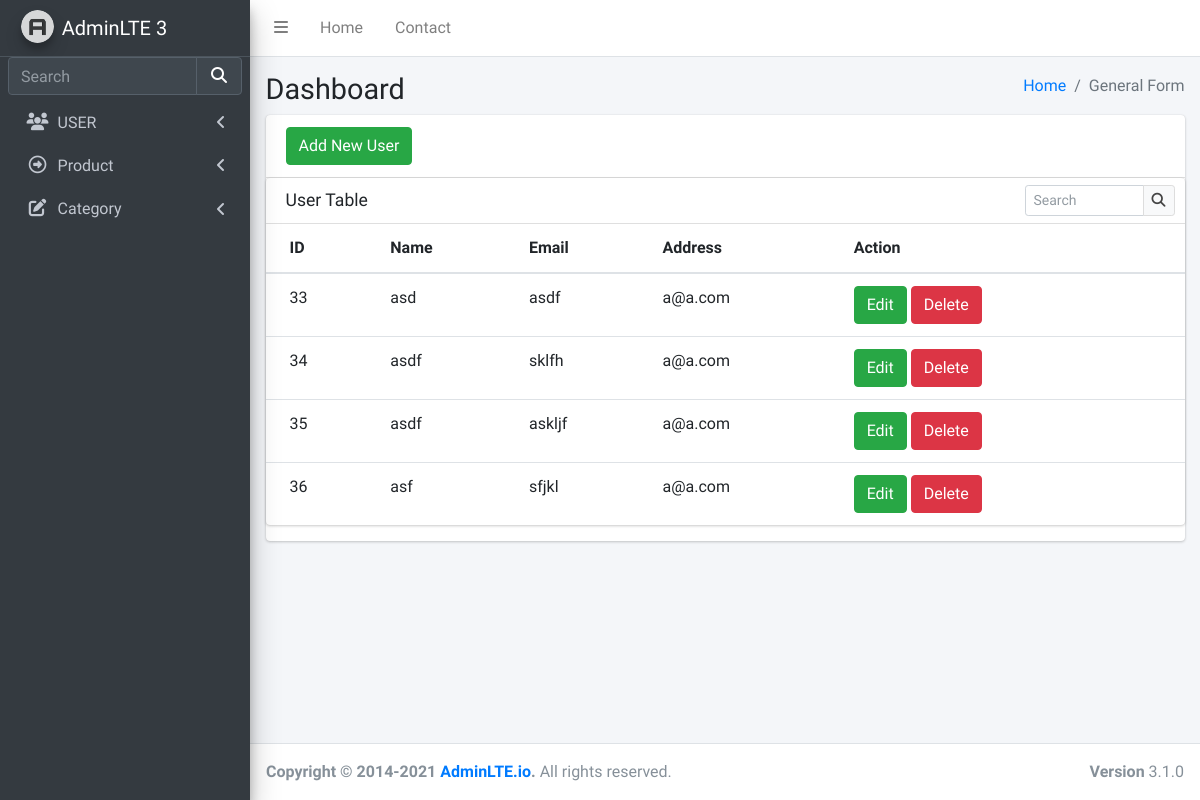
The app's page /user/userread/ with its own data.
### user/models.py (models this page shows)
class User(models.Model):
    name = models.CharField(
        max_length=40, error_messages={"required": "This is the required field"}
    )
    email = models.EmailField()
    password = models.CharField(max_length=40)
    address = models.CharField(max_length=40)
    image = models.ImageField(upload_to="pics/")

### user/views.py (the view)
# urls.py: path("userread/", views.viewUser, name="userread"),
def viewUser(request):
    data = User.objects.all()
    return render(request, "userread.html", {"datas": data})

### templates/userread.html (shortened to what this page needs)
{%extends "base.html" %} {% load static %}
{% block csspart %}
<link rel="stylesheet" href="{% static 'plugins/fontawesome-free/css/all.min.css' %}">
<link rel="stylesheet" href="{% static 'plugins/datatables-bs4/css/dataTables.bootstrap4.min.css' %}">
<link rel="stylesheet" href="{% static 'plugins/datatables-responsive/css/responsive.bootstrap4.min.css' %}">
<link rel="stylesheet" href="{% static 'dist/css/adminlte.min.css' %}">
</head>
{% endblock csspart %}
{%block bodycontent%}
<body class="hold-transition sidebar-mini">
  <div class="wrapper">
    <div class="content-wrapper">
      <section class="content-header">
        <div class="container-fluid">
          <div class="row mb-2">
            <div class="col-sm-6">
              <h1> Dashboard</h1>
            </div>
            <div class="col-sm-6">
              <ol class="breadcrumb float-sm-right">
                <li class="breadcrumb-item"><a href="#">Home</a></li>
                <li class="breadcrumb-item active">General Form</li>
              </ol>
            </div>
          </div>
        </div>
        <section class="content">
          <div class="container-fluid">
            <div class="row">
              <div class="col-12">
                <div class="card">
                  <div class="card-header">
                    <a class="btn btn-success" href="{% url 'user:useradd' %}" role="button">Add New User</a>
                  </div>
                  <div class="row">
                    <div class="col-12">
                      <div class="card">
                        <div class="card-header">
                          <h3 class="card-title">User Table</h3>
                          <div class="card-tools">
                            <div class="input-group input-group-sm" style="width: 150px;">
                              <input type="text" name="table_search" class="form-control float-right"
                                placeholder="Search">
                              <div class="input-group-append">
                                <button type="submit" class="btn btn-default">
                                  <i class="fas fa-search"></i>
                                </button>
                              </div>
                            </div>
                          </div>
                        </div>
                        <div class="card-body table-responsive p-0">
                          <table class="table table-hover text-nowrap">
                            <thead>
                              <tr>
                                <th>ID</th>
                                <th>Name</th>
                                <th>Email</th>
                                <th>Address</th>
                                <th>Action</th>
                              </tr>
                            </thead>
                            <tbody>
                              {% for data in datas %}
                              <tr>
                                <td>{{data.id}}</td>
                                <td>{{data.name}}</td>
                                <td>{{data.address}}</td>
                                <td>{{data.email}}</td>
                                <td>
                                  <a class="btn btn-success" href="{% url 'user:updateuser' data.id %}"
                                    role="button">Edit</a>
                                  <form action="{% url 'user:deletedata' data.id %}" method="POST" class=d-inline>
                                    <input type="submit" class="btn btn-danger" value="Delete">
                                  </form>
                                </td>
                              </tr>
                              {% endfor %}
                            </tbody>
                          </table>
                        </div>
                      </div>
                    </div>
                  </div>
                </div>
              </div>
            </div>
          </div>
        </section>
    </div>
    {%endblock bodycontent%}

### records on screen
User: id "33", name "asd", address "asdf", email "a@a.com"
User: id "34", name "asdf", address "sklfh", email "a@a.com"
User: id "35", name "asdf", address "askljf", email "a@a.com"
User: id "36", name "asf", address "sfjkl", email "a@a.com"
